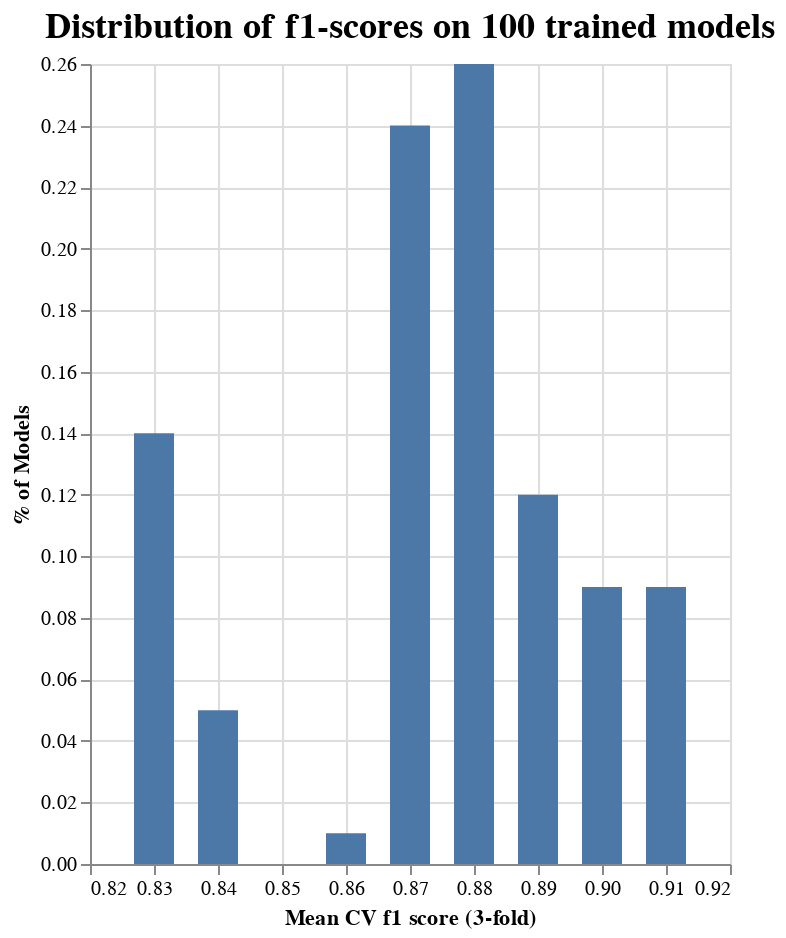

This figure's notebook cell:
### Code cell
# 80% fall between f1-scores of .80 and .90

results['f1_rounded'] = results['f1 score'].round(2)
a = results.groupby(by = 'f1_rounded').agg({'rank_test_score':'count'}).reset_index()

a['pct_total'] = a['rank_test_score'] / 100

alt.Chart(a).mark_bar(size = 20).encode(
    x = alt.Y('f1_rounded', title = 'Mean CV f1 score (3-fold)'),
    y = alt.Y('pct_total', title = '% of Models')).properties(
    width = 320, height = 400, title = 'Distribution of f1-scores on 100 trained models').configure_title(fontSize=18)

### Figure 1 — Vega-Lite specification as saved in the notebook (floating-point values rounded to 4 significant figures)
{"config": {"view": {"continuousWidth": 300, "continuousHeight": 300}, "title": {"fontSize": 18}}, "data": {"name": "data-a77bdd7dcac8bc065f66846509e9a1b7"}, "mark": {"type": "bar", "size": 20}, "encoding": {"x": {"field": "f1_rounded", "title": "Mean CV f1 score (3-fold)", "type": "quantitative"}, "y": {"field": "pct_total", "title": "% of Models", "type": "quantitative"}}, "height": 400, "title": "Distribution of f1-scores on 100 trained models", "width": 320, "$schema": "https://vega.github.io/schema/vega-lite/v5.6.1.json", "datasets": {"data-a77bdd7dcac8bc065f66846509e9a1b7": [{"f1_rounded": 0.83, "rank_test_score": 14, "pct_total": 0.14}, {"f1_rounded": 0.84, "rank_test_score": 5, "pct_total": 0.05}, {"f1_rounded": 0.86, "rank_test_score": 1, "pct_total": 0.01}, {"f1_rounded": 0.87, "rank_test_score": 24, "pct_total": 0.24}, {"f1_rounded": 0.88, "rank_test_score": 26, "pct_total": 0.26}, {"f1_rounded": 0.89, "rank_test_score": 12, "pct_total": 0.12}, {"f1_rounded": 0.9, "rank_test_score": 9, "pct_total": 0.09}, {"f1_rounded": 0.91, "rank_test_score": 9, "pct_total": 0.09}]}}
